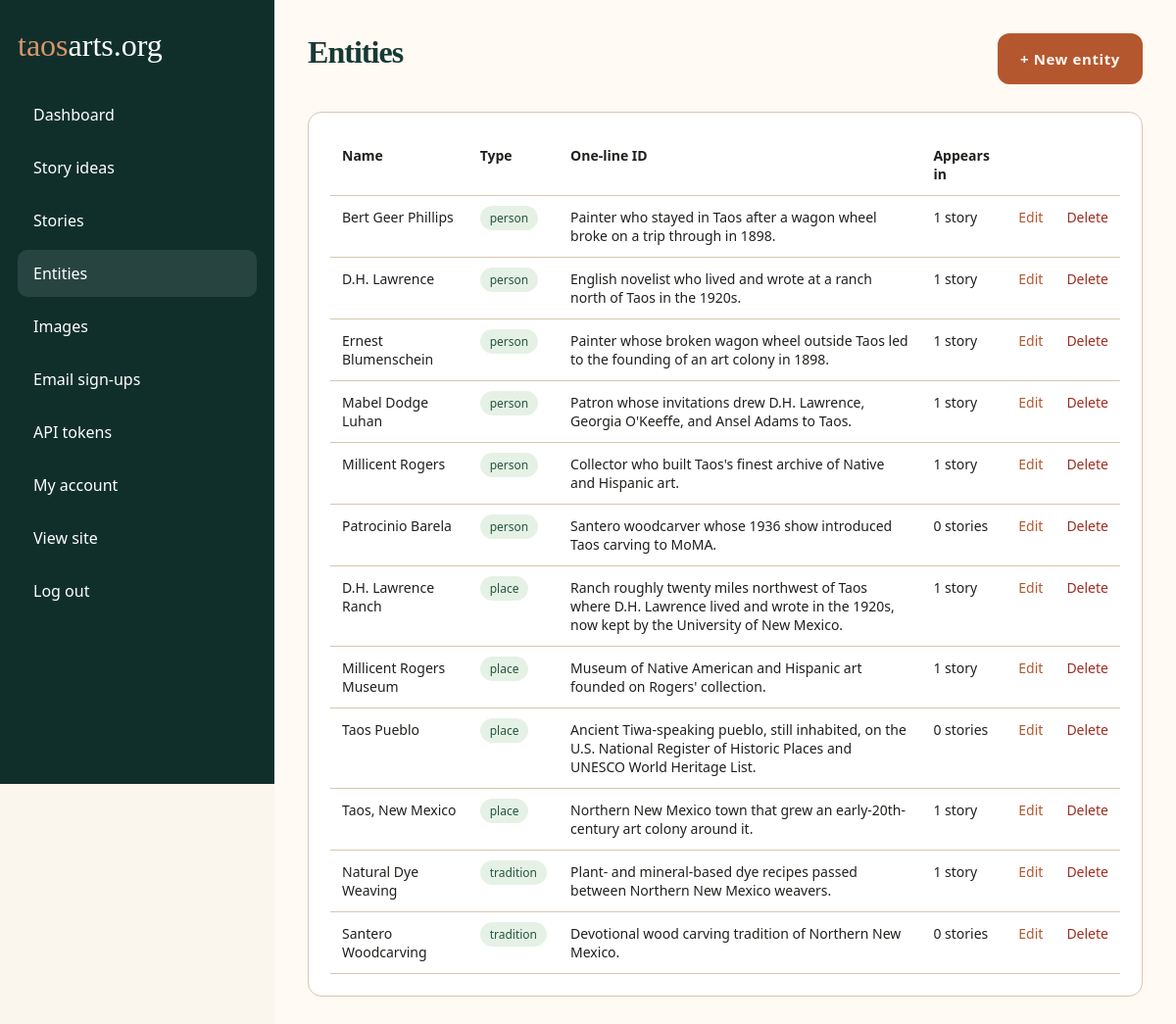
Page /admin/entities.php (signed in) on the committed database.
### tables this page shows
CREATE TABLE entities (
  id INT UNSIGNED AUTO_INCREMENT PRIMARY KEY,
  type ENUM('person','place','tradition') NOT NULL,
   
   
   
  era_status ENUM('historical','contemporary','both') NOT NULL DEFAULT 'historical',
  name VARCHAR(255) NOT NULL,
  slug VARCHAR(255) NOT NULL UNIQUE,
  one_line_id VARCHAR(255),
  aliases JSON,
  keywords JSON,
  date_start VARCHAR(50),
  date_end VARCHAR(50),
  coordinates VARCHAR(100),
   
   
  place_category ENUM('historic_site','gallery_studio') NULL,
  cadence VARCHAR(100),
   
   
   
  is_recurring TINYINT(1) NOT NULL DEFAULT 0,
   
   
   
  medium VARCHAR(255) NULL,
  gallery_affiliation VARCHAR(255) NULL,
  website_url VARCHAR(500) NULL,
  instagram_url VARCHAR(500) NULL,
  portrait_image_id INT UNSIGNED,
  bio_markdown TEXT,
  created_at DATETIME DEFAULT CURRENT_TIMESTAMP,
  updated_at DATETIME DEFAULT CURRENT_TIMESTAMP ON UPDATE CURRENT_TIMESTAMP,
  FOREIGN KEY (portrait_image_id) REFERENCES images(id) ON DELETE SET NULL,
  INDEX (type),
  INDEX (slug),
  INDEX (era_status),
  INDEX (place_category)
);

### includes/functions.php (called while the page is built, shortened)
<?php
function h($value): string { return htmlspecialchars((string)$value, ENT_QUOTES, 'UTF-8'); }
    ?>

### admin/entities.php (the view, shortened to what this page needs)
<?php
require_once __DIR__ . '/_layout.php';
$pdo = db();
$rows = $pdo->query(
    'SELECT e.*, (SELECT COUNT(*) FROM story_entities se WHERE se.entity_id = e.id) story_count,
       (SELECT COUNT(*) FROM stories s WHERE s.primary_entity_id = e.id) primary_count
     FROM entities e ORDER BY e.type, e.name'
)->fetchAll();
?>
<div class="topbar"><h1>Entities</h1><a class="btn" href="entity_edit.php">+ New entity</a></div>
<section class="panel">
  <table class="table">
    <tr><th>Name</th><th>Type</th><th>One-line ID</th><th>Appears in</th><th></th><th></th></tr>
    <?php foreach ($rows as $r): ?>
    <?php
      $usedText = (int)$r['story_count'] . ' stor' . ($r['story_count'] == 1 ? 'y' : 'ies');
      $inUse = $r['story_count'] > 0 || $r['primary_count'] > 0;
      $confirmMsg = $inUse
        ? "Delete \"{$r['name']}\"? It's linked to $usedText" . ($r['primary_count'] ? " ({$r['primary_count']} as the primary entity)" : "") . " — deleting it unlinks it from those stories without deleting them. This can't be undone."
        : "Delete \"{$r['name']}\"? This can't be undone.";
    ?>
    <tr>
      <td><?= h($r['name']) ?></td>
      <td><span class="pill"><?= h($r['type']) ?></span></td>
      <td><?= h($r['one_line_id']) ?></td>
      <td><?= h($usedText) ?></td>
      <td><a href="entity_edit.php?id=<?= (int)$r['id'] ?>">Edit</a></td>
      <td>
        <form method="post" onsubmit="return confirm(<?= h(json_encode($confirmMsg)) ?>);" style="display:inline">
          <button class="link-btn">Delete</button>
        </form>
      </td>
    </tr>
    <?php endforeach; ?>
  </table>
</section>
<?php require __DIR__ . '/_footer.php'; ?>

### assets/css/style.css (style rules this page uses)
:root { --ink:#173a35; --deep:#102f2b; --clay:#b4572f; --clay-dark:#8f401d; --sand:#efe3cf; --paper:#fbf6ed; --paper-strong:#fffdf8; --line:#d8c6ad; --line-soft:#e7dccd; --muted:#685f54; --sage:#82907f; --shadow:0 18px 50px rgba(28,24,19,.08); --shadow-soft:0 10px 26px rgba(28,24,19,.05); }
* { box-sizing:border-box }
html { scroll-behavior:smooth }
body { margin:0; font-family:"Avenir Next","Gill Sans","Segoe UI",sans-serif; background: radial-gradient(circle at top left, rgba(194,150,94,.10), transparent 34%), radial-gradient(circle at right 20%, rgba(76,132,122,.08), transparent 28%), var(--paper); color:#20201d; overflow-x:hidden; }
h1,h2,h3 { margin:0 0 14px; font-family:"Iowan Old Style","Palatino Linotype","Book Antiqua","Baskerville","Times New Roman",serif; color:var(--ink); line-height:1; letter-spacing:-.03em; }
a { color:var(--clay);text-decoration:none }
.btn { display:inline-flex; align-items:center; justify-content:center; min-height:52px; padding:14px 22px; border-radius:12px; border:1px solid transparent; background:var(--clay); color:#fff8f2; font-size:15px; font-weight:700; letter-spacing:.04em; cursor:pointer; transition:transform .18s ease, background .18s ease, border-color .18s ease; }
.topbar { display:flex; justify-content:space-between; align-items:center; gap:18px; margin-bottom:28px; }
.panel { background:white; border:1px solid var(--line); border-radius:14px; padding:22px; margin-bottom:22px; }
.table { width:100%; border-collapse:collapse; }
.table th,.table td { text-align:left; padding:12px; border-bottom:1px solid var(--line); font-size:14px; vertical-align:top; }
.link-btn { background:none; border:none; padding:0; font:inherit; color:#9d2d20; cursor:pointer; }
.pill { padding:4px 10px; border-radius:99px; background:#e6f1e5; color:#24563d; font-size:12px; }

### rows in the picture
entities: name "Bert Geer Phillips", type "person", one_line "Painter who stayed in Taos after a wagon wheel broke on a trip through in 1898.", usedText "1 story"
entities: name "D.H. Lawrence", type "person", one_line "English novelist who lived and wrote at a ranch north of Taos in the 1920s.", usedText "1 story"
entities: name "Ernest Blumenschein", type "person", one_line "Painter whose broken wagon wheel outside Taos led to the founding of an art colony in 1898.", usedText "1 story"
entities: name "Mabel Dodge Luhan", type "person", one_line "Patron whose invitations drew D.H. Lawrence, Georgia O'Keeffe, and Ansel Adams to Taos.", usedText "1 story"
entities: name "Millicent Rogers", type "person", one_line "Collector who built Taos's finest archive of Native and Hispanic art.", usedText "1 story"
entities: name "Patrocinio Barela", type "person", one_line "Santero woodcarver whose 1936 show introduced Taos carving to MoMA.", usedText "0 stories"
entities: name "D.H. Lawrence Ranch", type "place", one_line "Ranch roughly twenty miles northwest of Taos where D.H. Lawrence lived and wrote in the 1920s, now kept by the University of New Mexico.", usedText "1 story"
entities: name "Millicent Rogers Museum", type "place", one_line "Museum of Native American and Hispanic art founded on Rogers' collection.", usedText "1 story"
entities: name "Taos Pueblo", type "place", one_line "Ancient Tiwa-speaking pueblo, still inhabited, on the U.S. National Register of Historic Places and UNESCO World Heritage List.", usedText "0 stories"
entities: name "Taos, New Mexico", type "place", one_line "Northern New Mexico town that grew an early-20th-century art colony around it.", usedText "1 story"
entities: name "Natural Dye Weaving", type "tradition", one_line "Plant- and mineral-based dye recipes passed between Northern New Mexico weavers.", usedText "1 story"
entities: name "Santero Woodcarving", type "tradition", one_line "Devotional wood carving tradition of Northern New Mexico.", usedText "0 stories"
